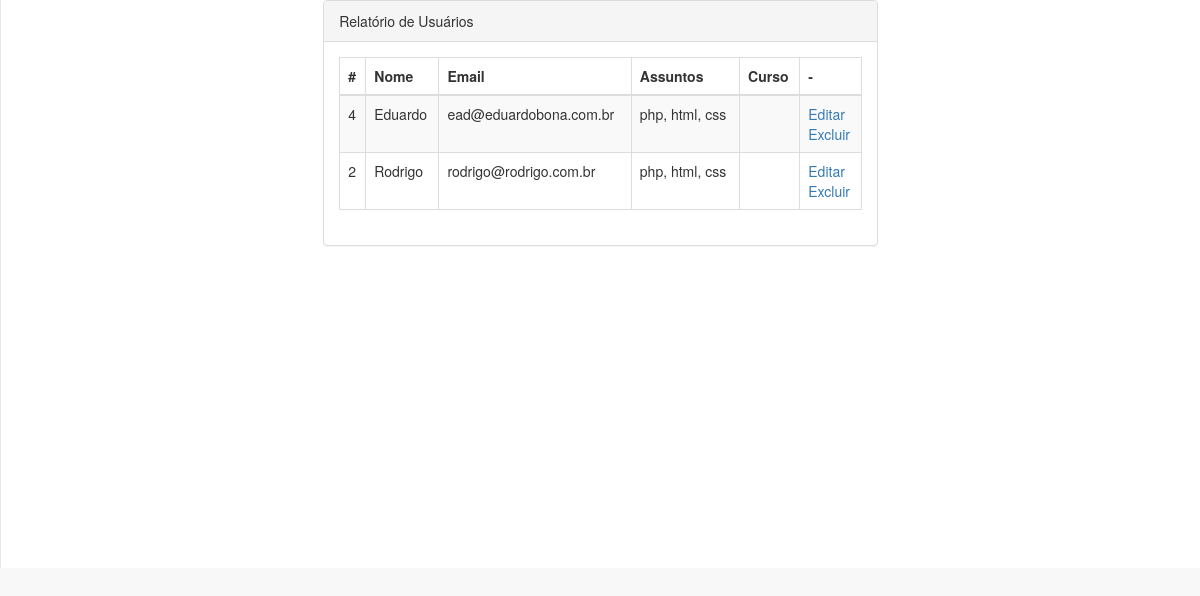
The app's page /projeto/projeto/tabela_cursos.php, older data.
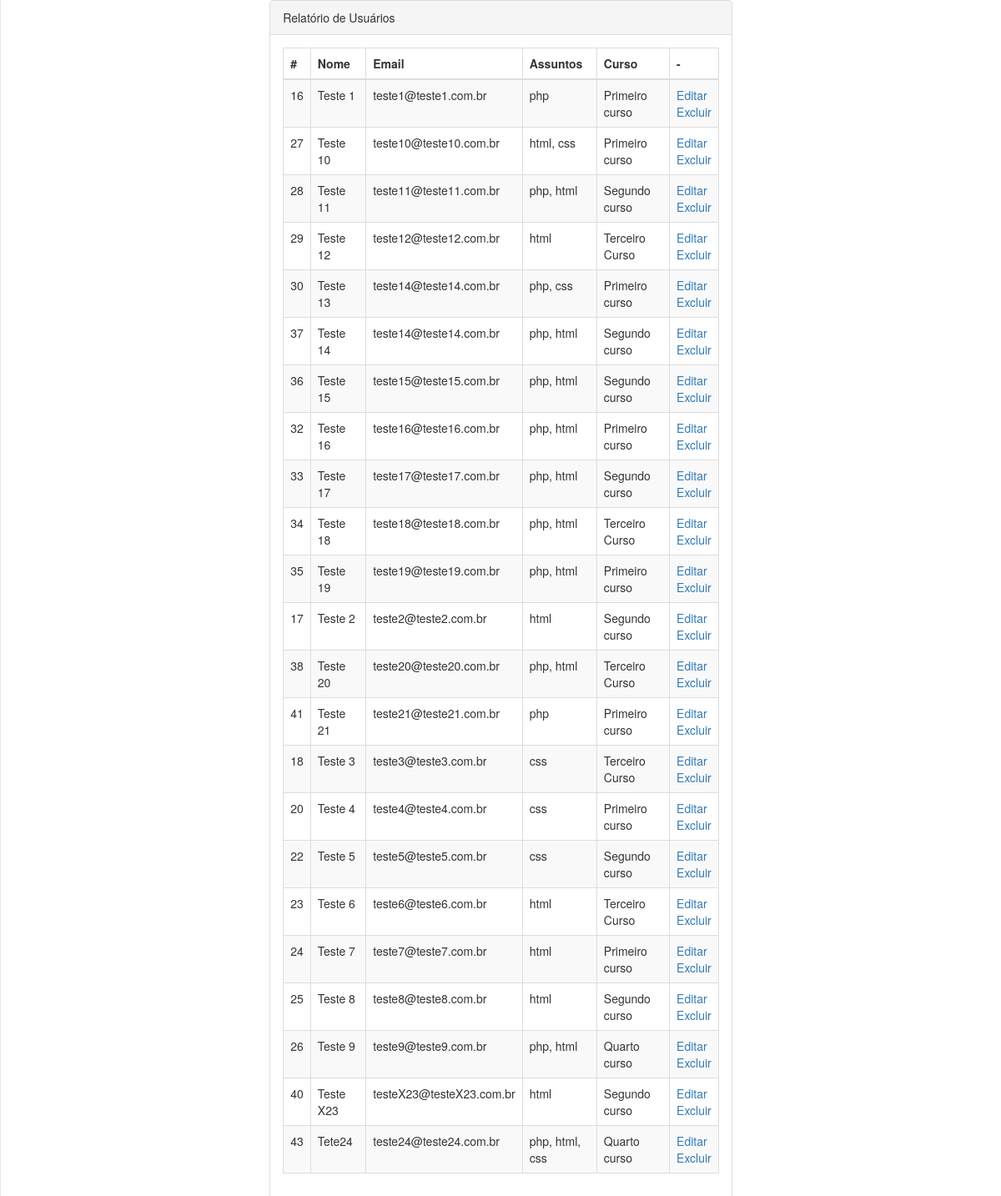
The same page, newer data.
### tables this page shows
CREATE TABLE `usuario` (
  `id` int(11) NOT NULL,
  `nome` varchar(255) NOT NULL,
  `email` varchar(255) NOT NULL,
  `data_cadastro` timestamp NOT NULL DEFAULT CURRENT_TIMESTAMP ON UPDATE CURRENT_TIMESTAMP,
  `assuntos` varchar(255) NOT NULL,
  `curso` int(11) NOT NULL
);

CREATE TABLE `curso` (
  `id` int(11) NOT NULL,
  `nome` text NOT NULL,
  `descricao` text NOT NULL
);

### projeto/projeto/tabela_cursos.php (the view, shortened to what this page needs)
<!DOCTYPE html>
<html lang="en">
<head>
    <link href="../vendor/bootstrap/css/bootstrap.min.css" rel="stylesheet">
    <link href="../vendor/metisMenu/metisMenu.min.css" rel="stylesheet">
    <link href="../dist/css/sb-admin-2.css" rel="stylesheet">
    <link href="../vendor/font-awesome/css/font-awesome.min.css" rel="stylesheet" type="text/css">
</head>
<body>
    <div id="wrapper">
        <div id="page-wrapper" style="margin-left:0px">
            <div class="row">
                <div class="col-md-6 col-md-offset-3">
                     <div class="panel panel-default">
                        <div class="panel-heading">
                            Relatório de Usuários
                        </div>
                        <div class="panel-body">
                            <div class="table-responsive">
                                <table class="table table-striped table-bordered table-hover">
                                    <thead>
                                        <tr>
                                            <th>#</th>
                                            <th>Nome</th>
                                            <th>Email</th>
                                            <th>Assuntos</th>
                                            <th>Curso</th>
                                            <th>-</th>
                                        </tr>
                                    </thead>
                                    <tbody>
                                        <?php
                                            include '../includes/conexao.php';
                                            $sqlUsuarios = "select * from usuario order by nome ASC";
                                            $consulta = mysqli_query($conexao, $sqlUsuarios);
                                            while($linha = mysqli_fetch_array($consulta)){
                                                $idCurso = (int) $linha['curso'];
                                                $sql2 = "select * from curso where id = $idCurso";
                                                $consulta2 = mysqli_query($conexao, $sql2);
                                                $nomeCurso = mysqli_fetch_array($consulta2);
                                        ?>
                                        <tr>
                                            <td><?php echo $linha['id'] ?></td>
                                            <td><?php echo $linha['nome'] ?></td>
                                            <td><?php echo $linha['email'] ?></td>
                                            <td><?php echo $linha['assuntos'] ?></td>
                                            <td><?php echo $nomeCurso['nome'] ?></td>
                                            <td>
                                                <a href="./usuario.php?id=<?php echo $linha['id']?>">Editar</a>
                                                <br />
                                                <a href="./usuario_excluir.php?id=<?php echo $linha['id']?>">Excluir</a></td>
                                        </tr>
                                        <?php
                                            }
                                        ?>
                                    </tbody>
                                </table>
                            </div>
                        </div>
                    </div>
                </div>
            </div>
        </div>
    </div>
</body>
</html>

Row changes from the older to the newer data that the page shows:
removed usuario: id "4", nome "Eduardo", email "ead@eduardobona.com.br", assuntos "php, html, css"
removed usuario: id "2", nome "Rodrigo", email "rodrigo@rodrigo.com.br", assuntos "php, html, css"
added usuario: id "16", nome "Teste 1", email "teste1@teste1.com.br", assuntos "php", curso.nome "Primeiro curso"
added usuario: id "27", nome "Teste 10", email "teste10@teste10.com.br", assuntos "html, css", curso.nome "Primeiro curso"
added usuario: id "28", nome "Teste 11", email "teste11@teste11.com.br", assuntos "php, html", curso.nome "Segundo curso"
added usuario: id "29", nome "Teste 12", email "teste12@teste12.com.br", assuntos "html", curso.nome "Terceiro Curso"
added usuario: id "30", nome "Teste 13", email "teste14@teste14.com.br", assuntos "php, css", curso.nome "Primeiro curso"
added usuario: id "37", nome "Teste 14", email "teste14@teste14.com.br", assuntos "php, html", curso.nome "Segundo curso"
added usuario: id "36", nome "Teste 15", email "teste15@teste15.com.br", assuntos "php, html", curso.nome "Segundo curso"
added usuario: id "32", nome "Teste 16", email "teste16@teste16.com.br", assuntos "php, html", curso.nome "Primeiro curso"
added usuario: id "33", nome "Teste 17", email "teste17@teste17.com.br", assuntos "php, html", curso.nome "Segundo curso"
added usuario: id "34", nome "Teste 18", email "teste18@teste18.com.br", assuntos "php, html", curso.nome "Terceiro Curso"
added usuario: id "35", nome "Teste 19", email "teste19@teste19.com.br", assuntos "php, html", curso.nome "Primeiro curso"
added usuario: id "17", nome "Teste 2", email "teste2@teste2.com.br", assuntos "html", curso.nome "Segundo curso"
added usuario: id "38", nome "Teste 20", email "teste20@teste20.com.br", assuntos "php, html", curso.nome "Terceiro Curso"
added usuario: id "41", nome "Teste 21", email "teste21@teste21.com.br", assuntos "php", curso.nome "Primeiro curso"
added usuario: id "18", nome "Teste 3", email "teste3@teste3.com.br", assuntos "css", curso.nome "Terceiro Curso"
added usuario: id "20", nome "Teste 4", email "teste4@teste4.com.br", assuntos "css", curso.nome "Primeiro curso"
added usuario: id "22", nome "Teste 5", email "teste5@teste5.com.br", assuntos "css", curso.nome "Segundo curso"
added usuario: id "23", nome "Teste 6", email "teste6@teste6.com.br", assuntos "html", curso.nome "Terceiro Curso"
added usuario: id "24", nome "Teste 7", email "teste7@teste7.com.br", assuntos "html", curso.nome "Primeiro curso"
added usuario: id "25", nome "Teste 8", email "teste8@teste8.com.br", assuntos "html", curso.nome "Segundo curso"
added usuario: id "26", nome "Teste 9", email "teste9@teste9.com.br", assuntos "php, html", curso.nome "Quarto curso"
added usuario: id "40", nome "Teste X23", email "testeX23@testeX23.com.br", assuntos "html", curso.nome "Segundo curso"
added usuario: id "43", nome "Tete24", email "teste24@teste24.com.br", assuntos "php, html, css", curso.nome "Quarto curso"
